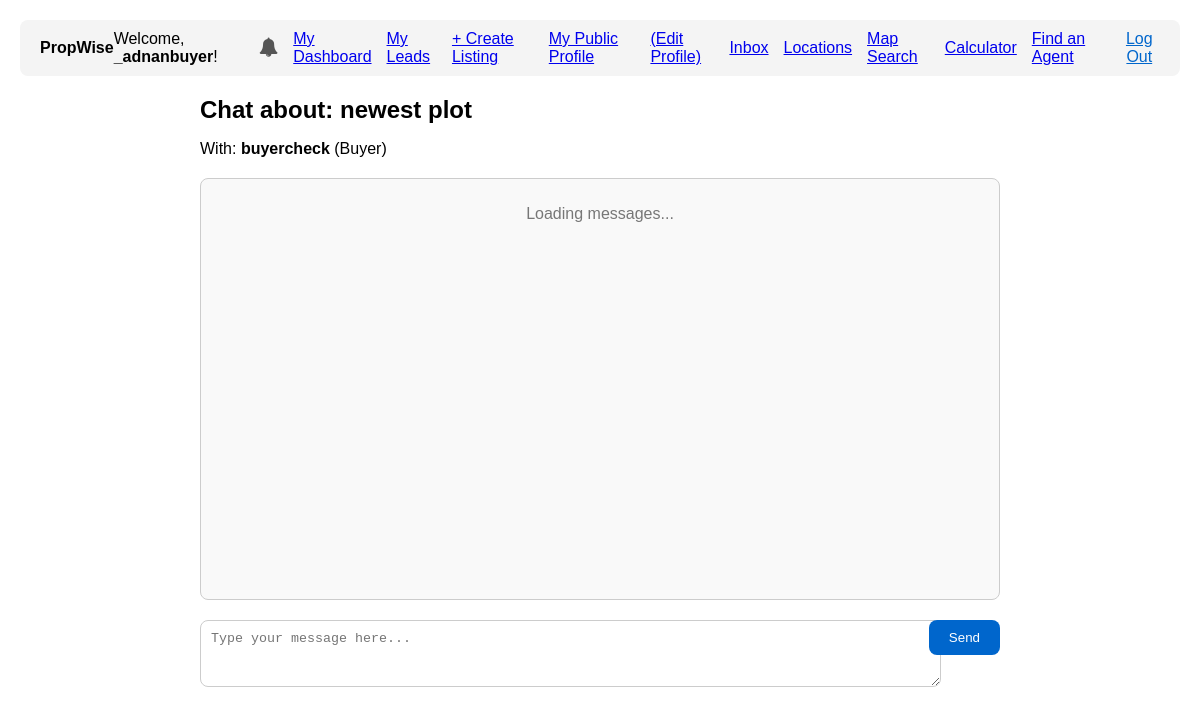
Page /chat/detail/5/ (signed in) on the committed database.
### accounts/models.py (models this page shows, shortened)
class User(AbstractUser):
    is_agent = models.BooleanField('Is agent', default=False)
    is_buyer = models.BooleanField('Is buyer', default=True) # By default, users are buyers
    phone_number = models.CharField(max_length=20, blank=True)
    profile_picture = models.ImageField(upload_to='profile_pics/', blank=True, null=True)
    favorites = models.ManyToManyField(
        Property,
        related_name="favorited_by",
        blank=True
    )

### chat/models.py (models this page shows, shortened)
class ChatThread(models.Model):
    property = models.ForeignKey(
        Property,
        on_delete=models.SET_NULL,  # <-- NOT CASCADE
        related_name='chat_threads',
        null=True,  # <-- Required for SET_NULL
        blank=True  # <-- Allows this to be empty in forms
    )
    buyer = models.ForeignKey(
        User,
        on_delete=models.CASCADE,  # Cascade is OK here. If a buyer is deleted, their threads go.
        related_name='bought_chat_threads'
    )
    agent = models.ForeignKey(
        User,
        on_delete=models.CASCADE,  # Cascade is OK here. If an agent is deleted, their threads go.
        related_name='agent_chat_threads'
    )
    created_at = models.DateTimeField(auto_now_add=True)
    updated_at = models.DateTimeField(auto_now=True)
    class Meta:
        unique_together = ('property', 'buyer', 'agent')

### properties/models.py (models this page shows, shortened)
class Property(models.Model):
    title = models.CharField(max_length=255)
    description = models.TextField()
    price = models.BigIntegerField()
    area = models.ForeignKey(
        Area,
        on_delete=models.SET_NULL,
        null=True,
        related_name="properties"
    )
    latitude = models.DecimalField(
        max_digits=9,
        decimal_places=6,
        null=True,
        blank=True,
        help_text="Exact latitude of the property (e.g., 31.470510)"
    )
    longitude = models.DecimalField(
        max_digits=9,
        decimal_places=6,
        null=True,
        blank=True,
        help_text="Exact longitude of the property (e.g., 74.394170)"
    )
    purpose = models.CharField(max_length=10, choices=PropertyPurpose.choices)
    property_type = models.CharField(max_length=20, choices=PropertyType.choices)
    bedrooms = models.PositiveSmallIntegerField(null=True, blank=True)
    bathrooms = models.PositiveSmallIntegerField(null=True, blank=True)
    area_size = models.DecimalField(max_digits=10, decimal_places=2)
    area_unit = models.CharField(max_length=10, choices=AreaUnit.choices, default=AreaUnit.MARLA)
    agent = models.ForeignKey(settings.AUTH_USER_MODEL, on_delete=models.CASCADE, related_name="properties")
    created_at = models.DateTimeField(auto_now_add=True)
    updated_at = models.DateTimeField(auto_now=True)
    main_image = models.ImageField(upload_to='properties/main_images/', null=True, blank=True)
    is_verified = models.BooleanField(
        default=False,
        help_text="Mark this listing as verified by the admin (e.g., checked for accuracy)."
    )
    is_featured = models.BooleanField(
        default=False,
        help_text="Mark this listing as 'Featured' to show it at the top."
    )
    featured_until = models.DateTimeField(
        null=True,
        blank=True,
        help_text="When this listing should stop being featured (e.g., 7 days from now)."
    )
    status = models.CharField(
        max_length=10,
        choices=PropertyStatus.choices,
        default=PropertyStatus.ACTIVE,
        help_text="The current status of the listing (e.g., Active, Sold)."
    )
    sold_date = models.DateTimeField(
        null=True,
        blank=True,
        help_text="The date and time this property was marked as sold."
    )
    video_url = models.URLField(
        max_length=500,
        null=True,
        blank=True,
        help_text="A link to a YouTube or Vimeo video walkthrough (e.g., https://www.youtube.com/watch?v=...)"
    )

### chat/views.py (the view, shortened to what this page needs)
# urls.py: path('detail/<int:thread_id>/', views.chat_detail_view, name='chat_detail'),
@login_required(login_url='login')
def chat_detail_view(request, thread_id):
    thread = get_object_or_404(ChatThread, id=thread_id)
    if request.user != thread.buyer and request.user != thread.agent:
        return HttpResponseForbidden("You do not have permission to view this chat.")
    if request.method == 'GET':
        thread.messages.filter(is_read=False).exclude(sender=request.user).update(is_read=True)
    form = ChatMessageForm()
    context = {
        'thread': thread,
        'form': form
    }
    return render(request, 'chat/chat_detail.html', context)

### chat/forms.py
class ChatMessageForm(forms.ModelForm):
    class Meta:
        model = ChatMessage
        fields = ['body'] # We only want the user to type the 'body'
        widgets = {
            'body': forms.Textarea(attrs={
                'class': 'form-control', # For Bootstrap styling (if you use it)
                'rows': 3,
                'placeholder': 'Type your message here...',
                'style': 'width: 100%; padding: 10px; border-radius: 8px; border: 1px solid #ccc;',
            })
        }
        labels = {
            'body': '',
        }

### accounts/context_processors.py (called while the page is built)
def notifications(request):
    if request.user.is_authenticated:
        unread_notifs = Notification.objects.filter(
            recipient=request.user,
            is_read=False
        )
        return {
            'notification_count': unread_notifs.count(),
            'notification_list': unread_notifs[:5] # Only show the top 5 in the dropdown
        }
    return {}

### chat/templates/chat/chat_detail.html (shortened to what this page needs)
{% extends 'base.html' %}
{% block content %}
<div class="container" style="margin-top: 20px;">
    <div style="max-width: 800px; margin: auto;">
        <h2 style="margin-bottom: 5px;">
            Chat about: {{ thread.property.title|default:"Deleted Property" }}
        </h2>
        <p style="margin-bottom: 20px;">
            With:
            {% if thread.buyer == user %}
                <strong>{{ thread.agent.username }}</strong> (Agent)
            {% else %}
                <strong>{{ thread.buyer.username }}</strong> (Buyer)
            {% endif %}
        </p>
        <div id="chat-messages-box" class="chat-messages" style="height: 400px; overflow-y: auto; border: 1px solid #ccc; padding: 10px; background: #f9f9f9; border-radius: 8px; margin-bottom: 20px;">
            <p style="text-align: center; color: #777;">Loading messages...</p>
        </div>
        <div class="send-message-form">
            <form id="send-message-form" method="POST" action="{% url 'chat_detail' thread_id=thread.id %}" style="display: flex; gap: 10px;">
                <div style="flex-grow: 1;">
                    {{ form.body }}
                </div>
                <button type="submit" style="background: #0066cc; color: white; padding: 10px 20px; border: none; border-radius: 8px; cursor: pointer; height: min-content;">
                    Send
                </button>
            </form>
        </div>
    </div>
</div>
{% endblock content %}

### templates/base.html (shortened to what this page needs)
<!DOCTYPE html>
<html lang="en">
<head>
    <link rel="stylesheet" href="https://cdnjs.cloudflare.com/ajax/libs/font-awesome/4.7.0/css/font-awesome.min.css">
</head>
<body>
    <header style="display: flex; justify-content: space-between; align-items: center; padding: 10px 20px; background: #f4f4f4; border-radius: 8px; margin-bottom: 20px;">
       <div>
        <a href="{% url 'homepage' %}" style="text-decoration: none; color: inherit;">
            <strong>PropWise</strong>
        </a>
    </div>
        <nav style="display: flex; align-items: center;">
            {% if user.is_authenticated %}
            <span>
                Welcome, <strong>{{ user.username }}</strong>!
            </span>
            <div class="notif-container" onclick="toggleNotifs()">
                <i class="fa fa-bell notif-icon"></i>
            </div>
            {% if user.is_agent %}
                <a href="{% url 'agent_dashboard' %}" style="margin-left: 15px;">My Dashboard</a>
                <a href="{% url 'my_leads' %}" style="margin-left: 15px;">My Leads</a>
                <a href="{% url 'property_create' %}" style="margin-left: 15px;">+ Create Listing</a>
                <a href="{% url 'agent_profile' pk=user.pk %}" style="margin-left: 15px;">My Public Profile</a>
                <a href="{% url 'profile' %}" style="margin-left: 15px;">(Edit Profile)</a>
            {% else %}
                <a href="{% url 'saved_properties' %}" style="margin-left: 15px;">My Saved Properties</a>
                <a href="{% url 'profile' %}" style="margin-left: 15px;">My Profile</a>
            {% endif %}
            <a href="{% url 'chat_inbox' %}" style="margin-left: 15px;">Inbox</a>
            <a href="{% url 'all_cities' %}" style="margin-left: 15px;">Locations</a>
            <a href="{% url 'map_search' %}" style="margin-left: 15px;">Map Search</a>
            <a href="{% url 'calculator' %}" style="margin-left: 15px;">Calculator</a>
            <a href="{% url 'agent_directory' %}" style="margin-left: 15px;">Find an Agent</a>
            <form action="{% url 'logout' %}" method="post" style="display: inline; margin-left: 15px;">
                <button type="submit" style="
                    background: none;
                    border: none;
                    color: #0066cc;
                    cursor: pointer;
                    text-decoration: underline;
                    padding: 0;
                    font-size: inherit;
                    font-family: inherit;
                ">Log Out</button>
            </form>
            {% endif %}
        </nav>
    </header>
    {% block content %}
    {% endblock content %}
</body>
</html>

### templates/base.html (style rules this page uses)
body { font-family: Arial, sans-serif; margin: 20px; }
.notif-container { position: relative; display: inline-block; margin-left: 15px; cursor: pointer; vertical-align: middle; }
.notif-icon { font-size: 1.2em; color: #555; }

### rows in the picture
User: username "_adnanbuyer"
ChatThread: property "newest plot", buyer.username "buyercheck"
